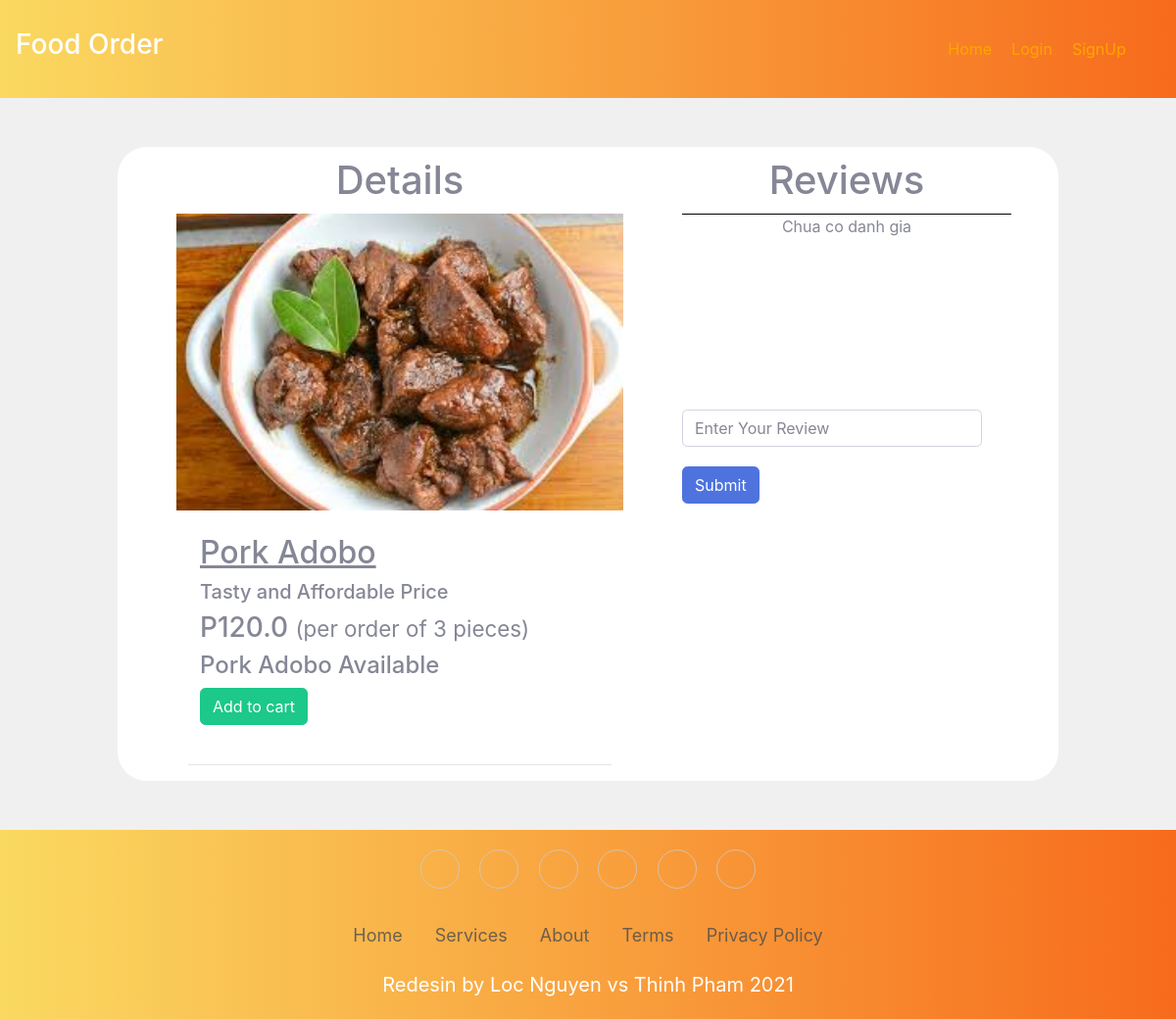
The app's page /dishes/Pork_Adobo, older data.
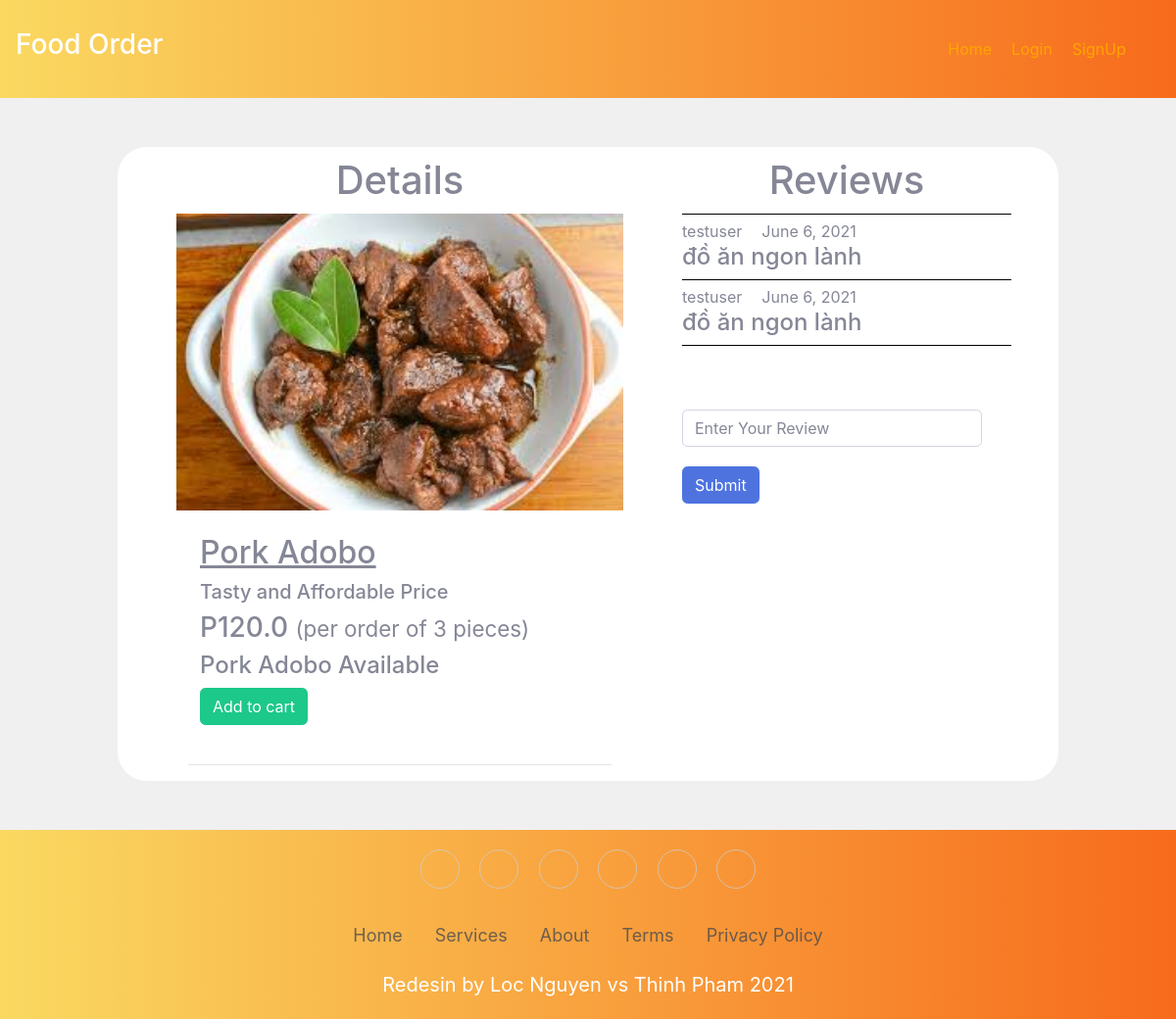
The same page, newer data.
### main/models.py (models this page shows, shortened)
class Item(models.Model):
    LABELS = (
        ('Best Selling Foods', 'Best Selling Foods'),
        ('New Food', 'New Food'),
        ('Spicy Foods🔥', 'Spicy Foods🔥'),
    )
    LABEL_COLOUR = (
        ('danger', 'danger'),
        ('success', 'success'),
        ('primary', 'primary'),
        ('info', 'info'),
        ('warning', 'warning'),
    )
    title = models.CharField(max_length=150)
    description = models.CharField(max_length=250,blank=True)
    price = models.FloatField()
    pieces = models.IntegerField(default=6)
    instructions = models.CharField(max_length=250,default="Available")
    image = models.ImageField(default='default.png', upload_to='images/')
    labels = models.CharField(max_length=25, choices=LABELS, blank=True)
    label_colour = models.CharField(max_length=15, choices=LABEL_COLOUR, blank=True)
    slug = models.SlugField(default="foods")
    created_by = models.ForeignKey(User, on_delete=models.CASCADE)

class Reviews(models.Model):
    user = models.ForeignKey(User, on_delete = models.CASCADE)
    item = models.ForeignKey(Item, on_delete = models.CASCADE)
    rslug = models.SlugField()
    review = models.TextField()
    posted_on = models.DateField(default=timezone.now)
    class Meta:
        verbose_name = 'Review'
        verbose_name_plural = 'Reviews'
    def __str__(self):
        return self.review

### main/views.py (the view)
# urls.py: path('dishes/<slug>', views.menuDetail, name='dishes'),
def menuDetail(request, slug):
    item = Item.objects.filter(slug=slug).first()
    reviews = Reviews.objects.filter(rslug=slug).order_by('-id')[:7]
    context = {
        'item' : item,
        'reviews' : reviews,
    }
    return render(request, 'main/dishes.html', context)

### main/templates/main/dishes.html (shortened to what this page needs)
{% extends "main/layout.html" %}
{% block content %}
<div class="dishes-test">
  <main class="detail-food">
   <h1 class="text-center">Details</h1>
    <div class="container dark-grey-text">
      <div class="row wow fadeIn">
        <div class="area-dish-image">
          <img src="{{ item.image.url }}" class="img-fluid mt-4" alt="">
        </div>
        <div class="information">
          <div class="p-4 content">
            <div class="mt-0">
                <h2><u>{{ item.title }}</u></h2>
            </div>
            <div class="lead">
              {% if item.description %}
              <h5>{{ item.description }}</h5>
              {% endif %}
                <h3>P{{ item.price }} <small>(per order of {{ item.pieces}} pieces)</small></h3>
              <h4>{{ item.instructions }}</h4>
            </div>
            <a href="{% url 'main:add-to-cart' item.slug %}" class="btn btn-success btn-md my-0 p">Add to cart</a>
          </div>
        </div>
      </div>
      <hr>
    </div>
  </main>
  <div class="container-review">
    <h1 class="text-center">Reviews</h1>
<div class="area-text-review">
 {% for review in reviews %}
    <div class="main-reviews card bg-success mb-3">
      <div class="card-body">
              <div class="user_details" style="display: flex">
                  <p class="name-user">{{ review.user.username }} </p>
                  <p class="date-up">{{ review.posted_on }}</p>
              </div>
              <h4>{{ review }}</h4>
      </div>
    </div>
      {% empty %}
            <div class="no-review" >
                  <p>Chua co danh gia</p>
            </div>
    {% endfor %}
</div>
  <form action="{% url 'main:add_reviews' %}" method="POST" class="mb-3">
      <div class="row">
        <div class="col-sm-11">
          <input type="text" name="review" class="form-control" placeholder="Enter Your Review" style="word-break: break-all;word-wrap: break-word;">
        </div>
        <div class="col-sm-1" style="margin-top: 20px">
          <button type="submit" class="btn btn-primary">Submit</button>
        </div>
      </div>
    </form>
  </div>
</div>
{% endblock content %}

### main/templates/main/layout.html (shortened to what this page needs)
{% load get_group %}
{% load static %}
<!DOCTYPE html>
<html lang="en">
<head>
    <link rel="stylesheet" href="https://maxcdn.bootstrapcdn.com/bootstrap/4.0.0/css/bootstrap.min.css">
    <link rel="stylesheet" href="https://cdnjs.cloudflare.com/ajax/libs/ionicons/2.0.1/css/ionicons.min.css">
    <link rel="stylesheet" type="text/css" href="{% static 'main/styles.css' %}">
    <link rel="stylesheet" type="text/css" href="{% static 'main/sb-admin-2.min.css' %}">
    <link rel="stylesheet" type="text/css" href="{% static 'main/home.css' %}">
    <link rel="stylesheet" type="text/css" href="{% static 'main/dishes.css' %}">
</head>
<body style="background-color:#f0f0f0;">
    <div class="navbar navbar-expand-lg navbar-dark bg-primary">
        <a class="navbar-brand" href="/"><h3>Food Order </h3></a>
        <div class="collapse navbar-collapse" id="navbarNav">
            <ul class="navbar-nav ml-auto" style="margin-right: 15px;">
                    <li><a href="{% url 'main:home' %}" class="mr-2 text-light"  style="padding-right: 20px">Home</a></li>
                {% if user.is_authenticated %}
                    {% if request.user|has_group:"admin_owner" %}
                        <li><a href="{% url 'main:admin_dashboard' %}" class="mr-2 text-light">DashBoard</a></li>
                        <li>
                            <form class="logout-link" action="{% url 'accounts:logout' %}" method="post">
                                {% csrf_token %}
                                <button type="submit" class="mr-2">Logout</button>
                            </form>
                        </li>
                    {% else %}
                        <li><a href="{% url 'main:cart' %}" class="mr-2 text-light"  style="padding-right: 20px">My Cart🛒</a></li>
                        <li><a href="{% url 'main:order_details' %}" class="mr-2 text-light"  style="padding-right: 20px">Your Orders</a></li>
                        <li>
                            <form class="logout-link" action="{% url 'accounts:logout' %}" method="post">
                                {% csrf_token %}
                                <button type="submit" class="mr-2"  style="padding-right: 20px">Logout</button>
                            </form>
                        </li>
                    {% endif %}
                {% else %}
                    <li><a href="{% url 'accounts:login' %}" class="mr-2 text-light"  style="padding-right: 20px">Login</a></li>
                    <li><a href="{% url 'accounts:signup' %}" class="mr-2 text-light"  style="padding-right: 20px">SignUp</a></li>
                {% endif %}
            </ul>
        </div>
    </div>
    <div role="main" >
        {% block content %}{% endblock %}
    </div>
    <div class="footer-basic" >
        <footer>
            <div class="social">
                <a href="#"></a>
                <a href="https://www.facebook.com/locNguyen1609/"></a>
                <a href="https://www.instagram.com/_w.nn_/"></a>
                <a href="https://github.com/locDEV169"></a>
                <a href="#"></a>
                <a href="https://www.linkedin.com/in/loc-nguyen-ba307b203/"></a>
            </div>
            <ul class="list-inline">
                <li class="list-inline-item"><a href="#">Home</a></li>
                <li class="list-inline-item"><a href="#">Services</a></li>
                <li class="list-inline-item"><a href="#">About</a></li>
                <li class="list-inline-item"><a href="#">Terms</a></li>
                <li class="list-inline-item"><a href="#">Privacy Policy</a></li>
            </ul>
            <p class="copyright">Redesin by Loc Nguyen vs Thinh Pham 2021</p>
        </footer>
    </div>
</body>

### main/static/main/styles.css (style rules this page uses)
.bg-primary { background-color: #6908FC; }

### main/static/main/home.css (style rules this page uses)
footer, .bg-primary { background-color: #FAD961; background-image: linear-gradient(90deg, #FAD961 0%, #F76B1C 100%); }
.text-light { display: inline-block; margin: 30px auto 30px auto !important; color: orange !important; }
.footer-basic { background-color:#f5f5f5; color:#4b4c4d; }
.footer-basic ul { padding: 10px; list-style:none; text-align:center; font-size:18px; line-height:1.6; margin-bottom:0; min-height: 40px; }
.footer-basic li { padding:0 10px; }
.footer-basic ul a { color:inherit; text-decoration:none; opacity:0.8; }
.footer-basic .social { text-align:center; padding-top: 20px; padding-bottom: 18px; }
.footer-basic .social > a { font-size:24px; width:40px; height:40px; line-height:40px; display:inline-block; text-align:center; border-radius:50%; border:1px solid #ccc; margin:0 8px; color:inherit; opacity:0.75; }
.footer-basic .copyright { margin-top: 10px; text-align:center; font-size:20px; color:white; padding-bottom: 20px; margin-bottom: 0px; }

### main/static/main/dishes.css (style rules this page uses)
.dishes-test { display: flex; flex-direction: row; justify-content: space-evenly; width: 80%; background-color: white; margin: 50px auto; position: relative; border-radius: 30px; }
.main-reviews { margin-bottom: 0 !important; }
.container-review { width: 35%; background-color: white; }
.area-text-review { min-height: 200px; max-height: 290px; width: 100%; overflow-y: scroll; border-top: 1px solid black; }
.user_details { height: fit-content; }
.bg-success { background-color: white !important; border-bottom: 1px solid black !important; border-radius: 0; }
.card { border: none; }
.card-body { width: 100%; height: fit-content; padding: 0; }
.name-user, .date-up { margin: 5px 0 0 0; }
.name-user { margin-right: 20px; }
.row { flex-direction: column; }
.area-dish-image { width: 100%; }
.detail-food { width: 50%; background-color: white; }
.img-fluid,.area-dish-image { width: 100%; margin-top: 0px !important; }
.text-center { margin: 10px auto; }

Row changes from the older to the newer data that the page shows:
added Reviews: user.username "testuser", posted_on "June 6, 2021", review "đồ ăn ngon lành"
added Reviews: user.username "testuser", posted_on "June 6, 2021", review "đồ ăn ngon lành"
Text that changed along with them:
text no longer shown: "Chua co danh gia"
